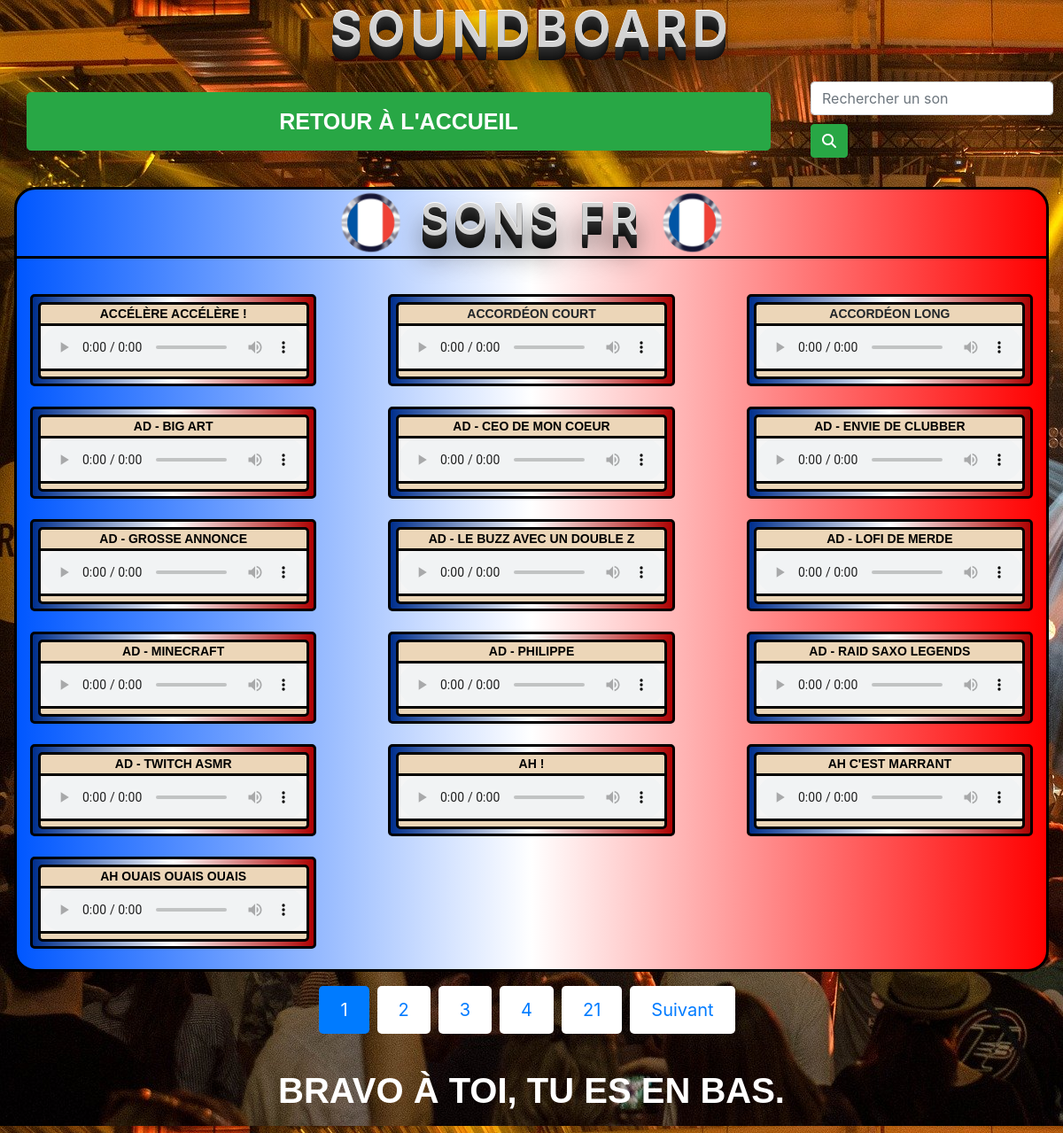
The app's page /soundfr.php with its own data.
### tables this page shows
CREATE TABLE `soundfr` (
  `ID` int(10) UNSIGNED NOT NULL,
  `Nom` varchar(255) NOT NULL,
  `Son` varchar(255) NOT NULL,
  `keywords` text NOT NULL,
  `source` text NOT NULL
);

### soundfr.php (the view, shortened to what this page needs)
<?php
$pdo =new PDO('mysql:host=localhost; dbname=sbp; charset=utf8','root','');
$pdo->setAttribute(PDO::ATTR_ERRMODE, PDO::ERRMODE_EXCEPTION);
if(isset($_POST['search'])){
	$stmt = $pdo->prepare("SELECT * FROM `soundfr` WHERE `Nom` LIKE ? OR `keywords` LIKE ? ORDER BY Nom ASC");
	$stmt->execute([
	"%" . $_POST['search'] . "%",
	"%" . $_POST['search'] . "%"
	]);
	$resultsfr = $stmt->fetchAll(PDO::FETCH_ASSOC);
}
else{
	$page = isset($_GET['page']) ? (int)$_GET['page'] : 1;
	$perPage = 16;
	$beggin = ($page > 1) ? ($page * $perPage) - $perPage : 0;
	$nom = $pdo->prepare("SELECT SQL_CALC_FOUND_ROWS Nom, Son, source FROM soundfr ORDER BY Nom ASC LIMIT {$beggin} , {$perPage}");
	$nom->execute();
	$nom= $nom->fetchAll(PDO::FETCH_ASSOC);
	$total = $pdo->query("SELECT FOUND_ROWS() as total ")->fetch()['total'] ;
	$pages = ceil($total / $perPage);
}
	$n = 1;
?>
<!DOCTYPE html>
<html lang="fr">
<head>
	<link
			rel="stylesheet"
			href="https://stackpath.bootstrapcdn.com/bootstrap/4.4.1/css/bootstrap.min.css"
		/>
		<link rel="stylesheet" href="css/style.css" />
</head>
<body>
	<header class="container-fluid">
		<h1 id="top"><a id="top" href="index.php">Soundboard</a></h1>
	</header>
	<nav class="container-fluid">
		<div id="navbox" class="row">
			<div class= "col-9">
				<div class="container-fluid">
					<a class="btn btn-success btn-lg btn-block btnsnd returnh"
						href="index.php"
						role="button"
					>
					Retour à l'accueil
					</a>
				</div>
			</div>
			<form id="searchbox2" action="soundfr.php" class="form-inline my-2 my-lg-0 col-3" method="POST">
				<input id="searchbox" class="form-control mr-sm-2" type="search"
					name="search" placeholder="Rechercher un son" aria-label="Search" required>
				<button class="btn btn-success my-2 my-sm-0" value="search" type="submit"><i class="fas fa-search"></i></button>
			</form>
		</div>
	</nav>
	<?php
	if(isset($_POST['search'])){
		if(count($resultsfr)> 0){
			?>
				<section>
					<article class="fr fronly">
						<h2 class="sndtitle" id="searchfr"><img src="img/ecufr.png" height="75" width="75"> Sons relatifs à <?php echo($_POST['search']) ?> <img src="img/ecufr.png" height="75" width="75"> </h2>
						<div class="container-fluid">
							<div class="row">
								<div class="col">
									<?php foreach ($resultsfr as $r):?>
									<div class="contsndbox fra">
										<div id="sndbox">
											<div class="col" id="sndname">	<?php if ($r['source'] != ""){ ?>
												<a class="srcvid" href="#lienvid<?=$n?>" data-toggle="modal">
												<?php echo($r['Nom']) ?>
												</a>
												<div id="lienvid<?=$n?>" class="vid modal fade" tabindex="-1" role="dialog" aria-labelledby="exampleModalCenterTitle" aria-hidden="true">
													<div class="modal-dialog modal-dialog-centered">
														<div class="modal-content">
															<iframe class="vidsrc" width="560" height="315" src="<?=$r['source']?>" frameborder="0" allow="accelerometer; autoplay; encrypted-media; gyroscope; picture-in-picture" allowfullscreen></iframe>
														</div>
													</div>
												</div>
											<?php $n++; } else echo($r['Nom']); ?>
											</div>
											<audio controls>
												<source src="SBP/SFR/<?= $r['Son']?>" type="audio/mpeg">
											</audio>
										</div>
									</div>
								<?php endforeach;?>
								</div>
							</div>
						</div>
					</article>
				</section>
				<div id="btntop" class="container-fluid">
        <a href="#top" id="myBtnfr2top" class="butcons" title="Go to top"><i class="fas fa-chevron-up"></i> GO UP </a>
      </div>
	<?php
			}
			else{
		?>
			<section class="container-fluid">
				<article id="nosearch" class="fr">
					<h2 class="sndquery" id="searchfr"><img src="img/ecufr.png" height="75" width="75"> Sons relatifs à <?php echo($_POST['search']) ?> <img src="img/ecufr.png" height="75" width="75"> </h2>
					<div id="noresults">
						<p>Aucun son trouvé !</p>
					</div>
				</article>
			</section>
	<?php
		}
}
	else{
	if($page <1 || $page > $pages){?>
	<section class="container-fluid">
		<article id="nosearch" class="fr">
			<div id="noresults">
				<p>La page que vous demandez n'existe pas !</p>
			</div>
		</article>
	</section>
	<?php
} else {  ?>
	<section>
		<article class="fr">
			<h2 class="sndtitle" id="sndfr"><img src="img/ecufr.png" height="75" width="75"> Sons FR <img src="img/ecufr.png" height="75" width="75"></h2>
			<div class="container-fluid">
				<div class="row">
					<div class="col">
					<?php foreach($nom as $sons) : ?>
						<div class="contsndbox fra">
							<div id="sndbox">
								<div class="col" id="sndname">
								<?php if ($sons['source'] != ""){ ?>
									<a class="srcvid" href="#lienvid<?=$n?>" data-toggle="modal">
									<?php echo($sons['Nom']) ?>
									</a>
								<?php $n++; } else echo($sons['Nom']); ?>
								</div>
								<audio controls>
									<source src="SBP/SFR/<?= $sons["Son"]?>" type="audio/mpeg">
								</audio>
							</div>
						</div>
						<?php endforeach ?>
					</div>
				</div>
			</div>
		</article>
	</section>
	<nav aria-label="Page navigation example">
		<ul class="pagination pagination-lg justify-content-center">
			<li class="page-item <?php if($page === 1){echo 'active';} ?>"><a class="page-link" href="?page=1">1<a></li>
			<?php for($i = max(2, $page - 3); $i <= min($page + 3, $pages - 1); $i++):?>
			<li class="page-item <?php if($page === $i){echo 'active';} ?>"><a class="page-link" href="?page=<?=$i; ?>"><?=$i ?></a></li>
			<?php endfor; ?>
			<li class="page-item <?php if($page == $pages){echo 'active';} ?>"><a class="page-link" href="?page=<?=$pages?>"><?=$pages?><a></li>
			<?php if($page != $pages){
				$next = $page + 1;
				echo'
			<li class="page-item">
				<a class="page-link" href="?page='.$next.'">Suivant</a>
			</li>'
			 ;}?>
		</ul>
	</nav>
	<?php
	 }
	}
	?>
	<footer>Bravo à toi, tu es en bas.</footer>
	</body>
</html>

### css/style.css (style rules this page uses)
body { background-image: url(../img/audience-1853662_1920.jpg); }
.srcvid { color: black; }
header h1 { font-size: 3.5em; color: white; font-weight: 600; }
header { background-image: url(../img/guitar.jpg); background-position: left; padding-bottom: 1%; }
#top, .sndtitle, .sndquery { color: lightgrey; letter-spacing: 0.1em; text-shadow: 0 -1px 0 #fff, 0 1px 0 #2e2e2e, 0 2px 0 #2c2c2c, 0 3px 0 #2a2a2a, 0 4px 0 #282828, 0 5px 0 #262626, 0 6px 0 #242424, 0 7px 0 #222, 0 8px 0 #202020, 0 9px 0 #1e1e1e, 0 10px 0 #1c1c1c, 0 11px 0 #1a1a1a, 0 12px 0 #181818, 0 13px 0 #161616, 0 14px 0 #141414, 0 15px 0 #121212, 0 22px 30px rgba(0, 0, 0, 0.9); color: lightgrey; text-transform: uppercase; text-align: center; }
#navbox { display: flex; }
.btnsnd { text-align: center; font-family: 'Raleway', sans-serif; font-size: 25px; font-weight: 800; line-height: 48px; text-transform: uppercase; }
a { color: white; }
.sndtitle { font-size: 50px; border-radius: 20px 20px 0px 0px; border-bottom: solid black; margin-bottom: 0.8em; }
.ad, .page-link { border: none; border-radius: 5px; margin-right: 10px; }
.col { display: flex; flex-wrap: wrap; justify-content: space-between; }
.fr { background: rgb(0, 87, 255); background: linear-gradient( 90deg, rgba(0, 87, 255, 1) 0%, rgb(255, 255, 255) 50%, rgba(255, 0, 0, 1) 100% ); border-radius: 1.5em; margin: 1em; border: solid black; }
.fra { background: rgb(0, 48, 145); background: linear-gradient( 90deg, rgb(0, 47, 141) 0%, rgb(255, 255, 255) 50%, rgb(173, 2, 2) 100% ); }
audio { border-top: solid black; border-bottom: solid black; background-color: whitesmoke; border-left: none; border-right: none; }
#sndname { justify-content: center; background-color: rgb(236, 214, 184); border-radius: 4px 4px 0px 0px; font-family: 'Raleway', sans-serif; font-size: 14px; font-weight: 800; text-transform: uppercase; }
#sndbox { border-radius: 5px; border: solid black; background-color: rgb(236, 214, 184); }
.contsndbox { padding: 0.5%; border-radius: 5px; border: solid black; margin-bottom: 2%; }
#searchbox2 { padding-bottom: 1%; }
#sndfr, #searchfr { background-image: url(../img/france-flag-1058699_1280.jpg); background-position: center; }
.returnh { margin-top: 2%; margin-bottom: 3%; }
footer { text-align: center; font-size: 40px; color: white; display: flex; justify-content: space-around; font-family: 'Raleway', sans-serif; font-weight: 800; line-height: 72px; text-transform: uppercase; padding: 1%; }

### records on screen
soundfr: Nom "ACCÉLÈRE ACCÉLÈRE !"
soundfr: Nom "ACCORDÉON COURT"
soundfr: Nom "ACCORDÉON LONG"
soundfr: Nom "AD - BIG ART"
soundfr: Nom "AD - CEO DE MON COEUR"
soundfr: Nom "AD - ENVIE DE CLUBBER"
soundfr: Nom "AD - GROSSE ANNONCE"
soundfr: Nom "AD - LE BUZZ AVEC UN DOUBLE Z"
soundfr: Nom "AD - LOFI DE MERDE"
soundfr: Nom "AD - MINECRAFT"
soundfr: Nom "AD - PHILIPPE"
soundfr: Nom "AD - RAID SAXO LEGENDS"
soundfr: Nom "AD - TWITCH ASMR"
soundfr: Nom "AH !"
soundfr: Nom "AH C'EST MARRANT"
soundfr: Nom "AH OUAIS OUAIS OUAIS"

### other values on screen
$pages "21"
